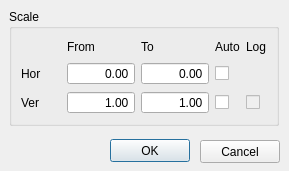
<?xml version="1.0" encoding="UTF-8"?>
<ui version="4.0">
 <class>GraphSettings</class>
 <widget class="QDialog" name="GraphSettings">
  <property name="geometry">
   <rect>
    <x>0</x>
    <y>0</y>
    <width>289</width>
    <height>171</height>
   </rect>
  </property>
  <property name="windowTitle">
   <string>Dialog</string>
  </property>
  <widget class="QGroupBox" name="groupBox">
   <property name="geometry">
    <rect>
     <x>9</x>
     <y>9</y>
     <width>270</width>
     <height>117</height>
    </rect>
   </property>
   <property name="title">
    <string>Scale</string>
   </property>
   <layout class="QGridLayout" name="gridLayout">
    <item row="0" column="1">
     <widget class="QLabel" name="label_3">
      <property name="text">
       <string>From</string>
      </property>
     </widget>
    </item>
    <item row="0" column="2">
     <widget class="QLabel" name="label_4">
      <property name="text">
       <string>To</string>
      </property>
     </widget>
    </item>
    <item row="0" column="3">
     <widget class="QLabel" name="label_6">
      <property name="text">
       <string>Auto</string>
      </property>
     </widget>
    </item>
    <item row="0" column="4">
     <widget class="QLabel" name="label_5">
      <property name="text">
       <string>Log</string>
      </property>
     </widget>
    </item>
    <item row="1" column="0">
     <widget class="QLabel" name="label">
      <property name="sizePolicy">
       <sizepolicy hsizetype="Maximum" vsizetype="Preferred">
        <horstretch>0</horstretch>
        <verstretch>0</verstretch>
       </sizepolicy>
      </property>
      <property name="minimumSize">
       <size>
        <width>40</width>
        <height>0</height>
       </size>
      </property>
      <property name="text">
       <string>Hor</string>
      </property>
     </widget>
    </item>
    <item row="1" column="1">
     <widget class="QDoubleSpinBox" name="sbFromH">
      <property name="alignment">
       <set>Qt::AlignRight|Qt::AlignTrailing|Qt::AlignVCenter</set>
      </property>
      <property name="buttonSymbols">
       <enum>QAbstractSpinBox::NoButtons</enum>
      </property>
      <property name="maximum">
       <double>100000.000000000000000</double>
      </property>
     </widget>
    </item>
    <item row="1" column="2">
     <widget class="QDoubleSpinBox" name="sbToH">
      <property name="alignment">
       <set>Qt::AlignRight|Qt::AlignTrailing|Qt::AlignVCenter</set>
      </property>
      <property name="buttonSymbols">
       <enum>QAbstractSpinBox::NoButtons</enum>
      </property>
      <property name="maximum">
       <double>100000.000000000000000</double>
      </property>
     </widget>
    </item>
    <item row="1" column="3">
     <widget class="QCheckBox" name="cbAutoH">
      <property name="text">
       <string/>
      </property>
     </widget>
    </item>
    <item row="2" column="0">
     <widget class="QLabel" name="label_2">
      <property name="sizePolicy">
       <sizepolicy hsizetype="Maximum" vsizetype="Preferred">
        <horstretch>0</horstretch>
        <verstretch>0</verstretch>
       </sizepolicy>
      </property>
      <property name="minimumSize">
       <size>
        <width>40</width>
        <height>0</height>
       </size>
      </property>
      <property name="text">
       <string>Ver</string>
      </property>
     </widget>
    </item>
    <item row="2" column="1">
     <widget class="QDoubleSpinBox" name="sbFromV">
      <property name="alignment">
       <set>Qt::AlignRight|Qt::AlignTrailing|Qt::AlignVCenter</set>
      </property>
      <property name="buttonSymbols">
       <enum>QAbstractSpinBox::NoButtons</enum>
      </property>
      <property name="minimum">
       <double>1.000000000000000</double>
      </property>
      <property name="maximum">
       <double>500000000.000000000000000</double>
      </property>
     </widget>
    </item>
    <item row="2" column="2">
     <widget class="QDoubleSpinBox" name="sbToV">
      <property name="alignment">
       <set>Qt::AlignRight|Qt::AlignTrailing|Qt::AlignVCenter</set>
      </property>
      <property name="buttonSymbols">
       <enum>QAbstractSpinBox::NoButtons</enum>
      </property>
      <property name="minimum">
       <double>1.000000000000000</double>
      </property>
      <property name="maximum">
       <double>500000000.000000000000000</double>
      </property>
     </widget>
    </item>
    <item row="2" column="3">
     <widget class="QCheckBox" name="cbAutoV">
      <property name="text">
       <string/>
      </property>
     </widget>
    </item>
    <item row="2" column="4">
     <widget class="QCheckBox" name="cbLogV">
      <property name="enabled">
       <bool>false</bool>
      </property>
      <property name="text">
       <string/>
      </property>
     </widget>
    </item>
   </layout>
  </widget>
  <widget class="QPushButton" name="pbOk">
   <property name="geometry">
    <rect>
     <x>110</x>
     <y>139</y>
     <width>80</width>
     <height>23</height>
    </rect>
   </property>
   <property name="text">
    <string>OK</string>
   </property>
  </widget>
  <widget class="QPushButton" name="pbCancel">
   <property name="geometry">
    <rect>
     <x>200</x>
     <y>140</y>
     <width>80</width>
     <height>23</height>
    </rect>
   </property>
   <property name="text">
    <string>Cancel</string>
   </property>
  </widget>
 </widget>
 <resources/>
 <connections/>
</ui>
